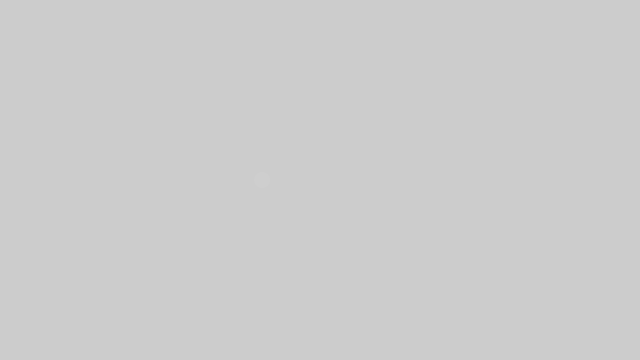
Frame 1 (no input)
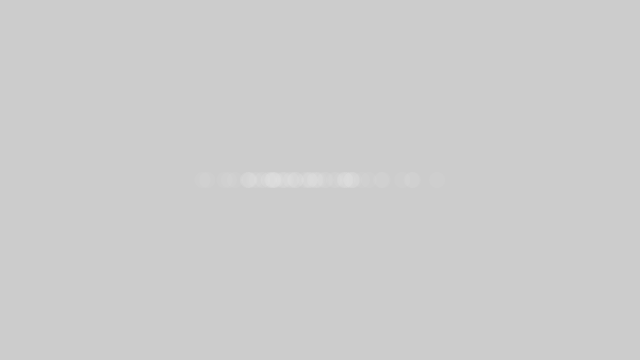
Frame 60 (the mouse pressed at the canvas centre just before this capture)
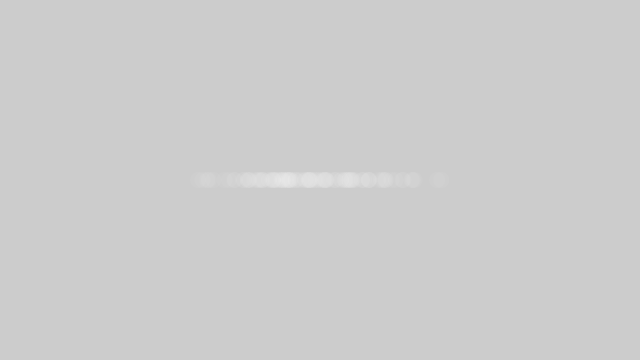
Frame 120 (the mouse held since frame 60 and released just before this capture)

The Processing sketch that drew these frames (run headless with seeded random() and noise(); from frame 60 on, the mouse is pressed at the canvas centre):

// Processing sketch: Gaussian
// ── Gaussian.pde
import java.util.Random;
Random generator;

void setup() {
  size(640, 360);
  generator = new Random();
}

void draw() {
  float num = (float) generator.nextGaussian();
  float sd = 60;
  float mean = 320;
  float x = sd * num + mean;

  noStroke();
  fill(255, 10);
  ellipse(x, 180, 16, 16);
}
